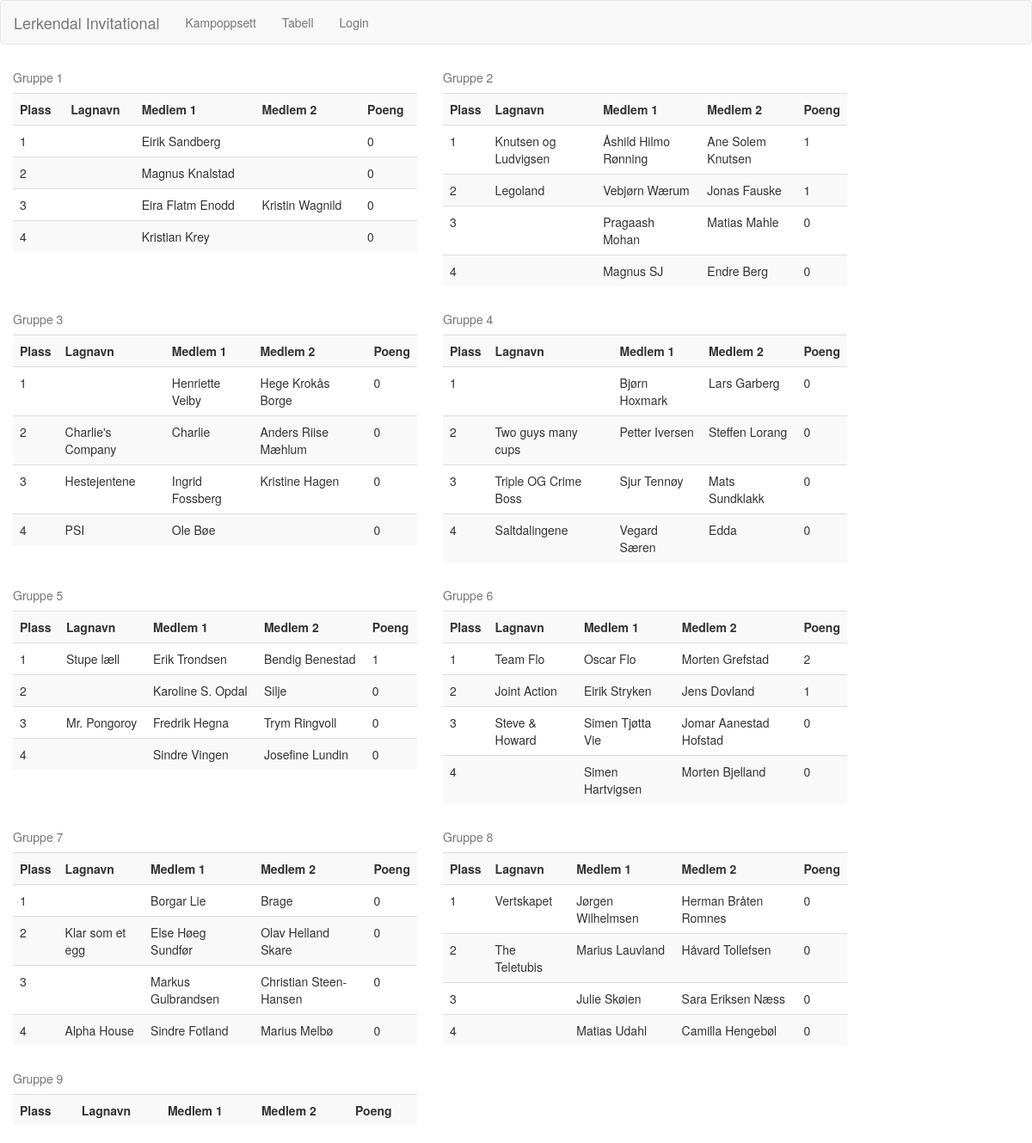
Screenshot of /table with the database file from the repository.
### app/mod_index/models.py (models this page shows, shortened)
class Base(db.Model):
    __abstract__ = True
    id = db.Column(db.Integer, primary_key=True)
    date_created = db.Column(db.DateTime, default=db.func.current_timestamp())
    date_modified = db.Column(db.DateTime, default=db.func.current_timestamp(), onupdate=db.func.current_timestamp())

class Team(Base):
    member1 = db.Column(db.String(128))
    member2 = db.Column(db.String(128))
    teamname = db.Column(db.String(128))
    points = db.Column(db.Integer())
    group = db.Column(db.Integer())
    paid = db.Column(db.Boolean())

### app/mod_index/controllers.py (the view)
@mod_index.route('/table')
def table():
    tables = []
    for i in range(0, 9):
        table = Team.query.filter_by(group=i).order_by(desc(Team.points)).all()
        tables.append(table)
    return render_template('index/tables.html', tables=tables)

### app/templates/index/tables.html
{% extends "base.html" %} {% block content %}
{% for table in tables %}
    <div class="col-md-5">
    <table class="table table-striped">
        <caption>Gruppe {{loop.index}} </caption>
        <tr>
            <th>Plass</th>
            <th>Lagnavn</th>
            <th>Medlem 1</th>
            <th>Medlem 2</th>
            <th>Poeng</th>
        </tr>
        {% for team in table %}
            <tr>
                <td>{{loop.index}}</td>
                <td>{{team.teamname}}</td>
                <td>{{team.member1}}</td>
                <td>{{team.member2}}</td>
                <td>{{team.points}}</td>
            </tr>
        {% endfor %}
    </table>
    </div>
{% endfor %}
{% endblock %}

### rows the page displays
Team: member1 "Eirik Sandberg", points "0"
Team: member1 "Magnus Knalstad", points "0"
Team: member1 "Eira Flatm Enodd", member2 "Kristin Wagnild", points "0"
Team: member1 "Kristian Krey", points "0"
Team: teamname "Knutsen og Ludvigsen", member1 "Åshild Hilmo Rønning", member2 "Ane Solem Knutsen", points "1"
Team: teamname "Legoland", member1 "Vebjørn Wærum", member2 "Jonas Fauske", points "1"
Team: member1 "Pragaash Mohan", member2 "Matias Mahle", points "0"
Team: member1 "Magnus SJ", member2 "Endre Berg", points "0"
Team: member1 "Henriette Veiby", member2 "Hege Krokås Borge", points "0"
Team: teamname "Charlie's Company", member1 "Charlie", member2 "Anders Riise Mæhlum", points "0"
Team: teamname "Hestejentene", member1 "Ingrid Fossberg", member2 "Kristine Hagen", points "0"
Team: teamname "PSI", member1 "Ole Bøe", points "0"
Team: member1 "Bjørn Hoxmark", member2 "Lars Garberg", points "0"
Team: teamname "Two guys many cups", member1 "Petter Iversen", member2 "Steffen Lorang", points "0"
Team: teamname "Triple OG Crime Boss", member1 "Sjur Tennøy", member2 "Mats Sundklakk", points "0"
Team: teamname "Saltdalingene", member1 "Vegard Særen", member2 "Edda", points "0"
Team: teamname "Stupe læll", member1 "Erik Trondsen", member2 "Bendig Benestad", points "1"
Team: member1 "Karoline S. Opdal", member2 "Silje", points "0"
Team: teamname "Mr. Pongoroy", member1 "Fredrik Hegna", member2 "Trym Ringvoll", points "0"
Team: member1 "Sindre Vingen", member2 "Josefine Lundin", points "0"
Team: teamname "Team Flo", member1 "Oscar Flo", member2 "Morten Grefstad", points "2"
Team: teamname "Joint Action", member1 "Eirik Stryken", member2 "Jens Dovland", points "1"
Team: teamname "Steve & Howard", member1 "Simen Tjøtta Vie", member2 "Jomar Aanestad Hofstad", points "0"
Team: member1 "Simen Hartvigsen", member2 "Morten Bjelland", points "0"
Team: member1 "Borgar Lie", member2 "Brage", points "0"
Team: teamname "Klar som et egg", member1 "Else Høeg Sundfør", member2 "Olav Helland Skare", points "0"
Team: member1 "Markus Gulbrandsen", member2 "Christian Steen-Hansen", points "0"
Team: teamname "Alpha House", member1 "Sindre Fotland", member2 "Marius Melbø", points "0"
Team: teamname "Vertskapet", member1 "Jørgen Wilhelmsen", member2 "Herman Bråten Romnes", points "0"
Team: teamname "The Teletubis", member1 "Marius Lauvland", member2 "Håvard Tollefsen", points "0"
Team: member1 "Julie Skøien", member2 "Sara Eriksen Næss", points "0"
Team: member1 "Matias Udahl", member2 "Camilla Hengebøl", points "0"
